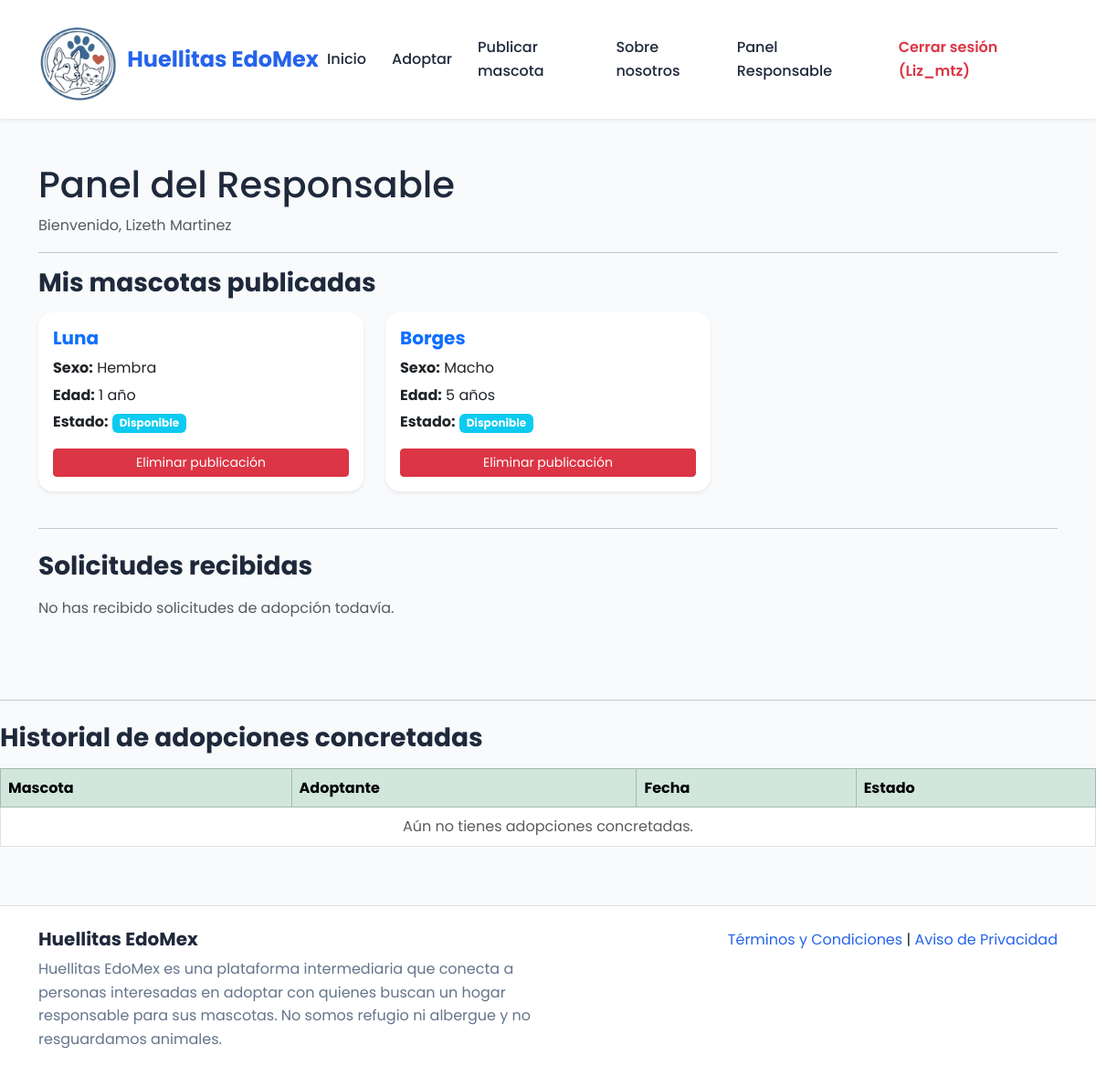
/panel/responsable/ (signed in), run on the app's committed database.
### principal/models.py (models this page shows, shortened)
class Usuario(AbstractUser):
    ROLES_CHOICES = [
        ('ADMIN_SISTEMA', 'Administrador del Sistema'),
        ('RESPONSABLE', 'Responsable (Publicador)'),
        ('INTERESADO', 'Interesado (Adoptante)'),
    ]
    first_name = models.CharField(max_length=150, verbose_name="Nombre")
    last_name = models.CharField(max_length=150, verbose_name="Apellido")
    role = models.CharField(max_length=20, choices=ROLES_CHOICES, default='INTERESADO', verbose_name="Rol en el Sistema")
    fecha_registro = models.DateTimeField(auto_now_add=True, verbose_name="Fecha de Registro")
    ultima_publicacion = models.DateTimeField(
        null=True,
        blank=True,
        verbose_name="Última publicación"
    )
    ubicacion = models.ForeignKey(Ubicacion, on_delete=models.SET_NULL, null=True, blank=True, verbose_name="Ubicación")

class Mascota(models.Model):
    SEXO_CHOICES = [
        ('Macho', 'Macho'),
        ('Hembra', 'Hembra'),
    ]
    ESTADO_CHOICES = [
        ('Pendiente', 'Pendiente de Aprobación'),
        ('Disponible', 'Disponible'),
        ('Rechazada', 'Rechazada'),
        ('Adoptada', 'Adoptada'),
        ('Cancelada', 'Cancelada por el responsable'),
    ]
    id_mascota = models.AutoField(primary_key=True)
    nombre = models.CharField(max_length=100, verbose_name="Nombre de la Mascota")
    especie = models.ForeignKey(Especie, on_delete=models.CASCADE, verbose_name="Especie")
    responsable = models.ForeignKey(Usuario, on_delete=models.CASCADE, verbose_name="Responsable")
    ubicacion = models.ForeignKey(Ubicacion, on_delete=models.SET_NULL, null=True, blank=True, verbose_name="Municipio")
    esterilizado = models.BooleanField(default=False, verbose_name="¿Esterilizado?")
    vacunado = models.BooleanField(default=False, verbose_name="¿Vacunado?")
    fecha_nacimiento_aproximada = models.DateField(null=True, blank=True, verbose_name="Fecha Nacimiento Aproximada")
    edad_aproximada = models.CharField(max_length=50, verbose_name="Edad Aproximada")
    sexo = models.CharField(max_length=10, choices=SEXO_CHOICES, verbose_name="Sexo")
    fecha_publicacion = models.DateTimeField(auto_now_add=True, verbose_name="Fecha de Publicación")
    estado_publicacion = models.CharField(max_length=20, choices=ESTADO_CHOICES, default='Pendiente', verbose_name="Estado de Publicación")
    detalles = models.TextField(blank=True, null=True)

### principal/views.py (the view)
# urls.py: path('panel/responsable/', views.panel_responsable, name='panel_responsable'),
@login_required
def panel_responsable(request):
    if request.user.role != 'RESPONSABLE':
        return redirect('inicio')
    mascotas = Mascota.objects.filter(responsable=request.user)
    solicitudes = SolicitudAdopcion.objects.filter(
        mascota__responsable=request.user
    )
    historial_adopciones = SolicitudAdopcion.objects.filter(
        mascota__responsable=request.user,
        estado_solicitud='Aceptada'
    ).order_by('-fecha_solicitud')
    return render(request, 'panel_responsable.html', {
        'mascotas': mascotas,
        'solicitudes': solicitudes,
        'historial_adopciones': historial_adopciones
    })

### principal/templates/panel_responsable.html (shortened to what this page needs)
{% extends 'base.html' %}
{% block content %}
<section class="container py-5">
    <h1>Panel del Responsable</h1>
    <p class="text-muted">Bienvenido, {{ request.user.first_name }} {{ request.user.last_name }}</p>
    <hr>
    <h3 class="mb-3 fw-bold">Mis mascotas publicadas</h3>
    <div class="row">
        {% for mascota in mascotas %}
            <div class="col-md-4 mb-3">
                <div class="card p-3 shadow-sm h-100">
                    <h5 class="fw-bold text-primary">{{ mascota.nombre }}</h5>
                    <p class="mb-1"><strong>Sexo:</strong> {{ mascota.sexo }}</p>
                    <p class="mb-1"><strong>Edad:</strong> {{ mascota.edad_aproximada }}</p>
                    <p class="mb-0"><strong>Estado:</strong> <span class="badge bg-info">{{ mascota.estado_publicacion }}</span></p>
                    {% if mascota.estado_publicacion != "Cancelada" and mascota.estado_publicacion != "Adoptada" %}
                    <form method="post"
                          action="{% url 'eliminar_publicacion' mascota.id_mascota %}"
                          class="mt-3">
                        <button
                            type="submit"
                            class="btn btn-danger btn-sm w-100"
                            onclick="return confirm('¿Estás seguro de eliminar esta publicación?')">
                            Eliminar publicación
                        </button>
                    </form>
                    {% endif %}
                </div>
            </div>
        {% empty %}
            <div class="col-12"><p class="text-muted">No has publicado mascotas aún.</p></div>
        {% endfor %}
    </div>
    <hr class="my-4">
    <h3 class="mb-3 fw-bold">Solicitudes recibidas</h3>
    {% for solicitud in solicitudes %}
        <div class="card mb-3 p-3 shadow-sm border-start border-primary border-4">
            <p class="mb-1"><strong>Mascota:</strong> {{ solicitud.mascota.nombre }}</p>
            <p class="mb-1"><strong>Interesado:</strong> {{ solicitud.interesado.first_name }} {{ solicitud.interesado.last_name }} ({{ solicitud.interesado.username }})</p>
            <p class="mb-1"><strong>Mensaje:</strong> {{ solicitud.mensaje }}</p>
            <p class="mb-2"><strong>Estado:</strong> <span class="badge bg-warning text-dark">{{ solicitud.estado_solicitud }}</span></p>
            <div class="mb-3">
                <a href="{% url 'detalle_solicitud' solicitud.id_solicitud %}"
                   class="btn btn-primary btn-sm">
                   <i class="bi bi-eye-fill"></i>
                   Ver solicitud completa
                </a>
            </div>
            {% if solicitud.estado_solicitud == 'Pendiente' %}
                <div class="mt-2">
                    <a href="{% url 'aceptar_solicitud' solicitud.id_solicitud %}" class="btn btn-success btn-sm me-2">Aceptar</a>
                    <a href="{% url 'rechazar_solicitud' solicitud.id_solicitud %}" class="btn btn-danger btn-sm">Rechazar</a>
                </div>
            {% endif %}
        </div>
    {% empty %}
        <p class="text-muted">No has recibido solicitudes de adopción todavía.</p>
    {% endfor %}
</section>
<hr class="my-4">
<h3 class="mb-3 fw-bold">Historial de adopciones concretadas</h3>
<div class="table-responsive">
    <table class="table table-bordered table-hover align-middle">
        <thead class="table-success">
            <tr>
                <th>Mascota</th>
                <th>Adoptante</th>
                <th>Fecha</th>
                <th>Estado</th>
            </tr>
        </thead>
        <tbody>
            {% for adopcion in historial_adopciones %}
            <tr>
                <td>{{ adopcion.mascota.nombre }}</td>
                <td>
                    {{ adopcion.interesado.first_name }}
                    {{ adopcion.interesado.last_name }}
                </td>
                <td>{{ adopcion.fecha_solicitud|date:"d/m/Y" }}</td>
                <td>
                    <span class="badge bg-success">
                        Adopción concretada
                    </span>
                </td>
            </tr>
            {% empty %}
            <tr>
                <td colspan="4" class="text-center text-muted">
                    Aún no tienes adopciones concretadas.
                </td>
            </tr>
            {% endfor %}
        </tbody>
    </table>
</div>
{% endblock %}

### principal/templates/base.html (shortened to what this page needs)
{% load static %}
<!DOCTYPE html>
<html lang="es">
<head>
    <link href="https://cdn.jsdelivr.net/npm/bootstrap@5.3.7/dist/css/bootstrap.min.css" rel="stylesheet">
    <link rel="stylesheet" href="https://cdn.jsdelivr.net/npm/bootstrap-icons@1.11.3/font/bootstrap-icons.min.css">
    <link rel="stylesheet" href="{% static 'css/style.css' %}">
</head>
<body>
    <nav class="navbar navbar-expand-lg navbar-light shadow-sm">
        <div class="container">
            <a class="navbar-brand d-flex align-items-center" href="{% url 'inicio' %}">
                <img src="{% static 'img/logo/logo.png' %}" alt="Logo" width="90" height="90" class="me-2">
                Huellitas EdoMex
            </a>
            <div class="collapse navbar-collapse" id="menu">
                <ul class="navbar-nav ms-auto align-items-lg-center">
                    <li class="nav-item">
                        <a class="nav-link" href="{% url 'inicio' %}">Inicio</a>
                    </li>
                    <li class="nav-item">
                        <a class="nav-link" href="{% url 'adoptar' %}">Adoptar</a>
                    </li>
                    <li class="nav-item">
                        <a class="nav-link" href="{% url 'publicar' %}">Publicar mascota</a>
                    </li>
                    <li class="nav-item">
                        <a class="nav-link" href="{% url 'sobre' %}">Sobre nosotros</a>
                    </li>
                    {% if user.is_authenticated %}
                        {% if user.role == "RESPONSABLE" %}
                            <li class="nav-item">
                                <a class="nav-link" href="{% url 'panel_responsable' %}">
                                    Panel Responsable
                                </a>
                            </li>
                        {% endif %}
                        <li class="nav-item ms-lg-3">
                            <a class="nav-link text-danger fw-semibold" href="{% url 'logout' %}">
                                Cerrar sesión ({{ user.username }})
                            </a>
                        </li>
                    {% endif %}
                </ul>
            </div>
        </div>
    </nav>
    <main>
        {% block content %}
        {% endblock %}
    </main>
    <footer class="footer mt-5">
        <div class="container py-4">
            <div class="row">
                <div class="col-md-6">
                    <h5>Huellitas EdoMex</h5>
                    <p>
                        Huellitas EdoMex es una plataforma intermediaria que conecta a personas interesadas en adoptar con quienes buscan un hogar responsable para sus mascotas. No somos refugio ni albergue y no resguardamos animales.
                    </p>
                </div>
                <div class="col-md-6 text-md-end">
                    <a href="{% url 'terminos' %}" aria-label="Términos y condiciones">Términos y Condiciones</a> |
                    <a href="{% url 'privacidad' %}" aria-label="Aviso de privacidad">Aviso de Privacidad</a>
                </div>
            </div>
        </div>
    </footer>
</body>
</html>

### principal/static/css/style.css (style rules this page uses)
:root { --primary: #2563EB; --primary-hover: #1D4ED8; --secondary: #F97316; --secondary-hover: #EA580C; --success: #22C55E; --warning: #FACC15; --danger: #DC2626; --info: #0EA5E9; --background: #F8FAFC; --section-bg: #F1F5F9; --card-bg: #FFFFFF; --text-primary: #1E293B; --text-secondary: #64748B; --text-light: #FFFFFF; --radius-sm: 8px; --radius-md: 12px; --radius-lg: 16px; --shadow-sm: 0 2px 8px rgba(0, 0, 0, 0.08); --shadow-md: 0 8px 20px rgba(0, 0, 0, 0.12); }
* { margin: 0; padding: 0; box-sizing: border-box; }
html { scroll-behavior: smooth; }
body { font-family: "Poppins", sans-serif; background: var(--background); color: var(--text-primary); line-height: 1.6; }
a { text-decoration: none; transition: .3s; }
.navbar { background: white; padding: 15px 0; box-shadow: var(--shadow-sm); }
.navbar-brand { color: var(--primary); font-size: 1.5rem; font-weight: 700; }
.nav-link { color: var(--text-primary); font-weight: 500; margin-left: 12px; }
.card { border: none; border-radius: var(--radius-lg); box-shadow: var(--shadow-sm); transition: .3s; }
.footer { background: white; margin-top: 80px; border-top: 1px solid #ddd; }
.footer h5 { font-weight: 700; }
.footer p { color: var(--text-secondary); }
.footer a { color: var(--primary); }
img { max-width: 100%; display: block; }
.card { overflow:hidden; }
.btn, .nav-link, .card { transition: all 0.3s ease; }
.btn, .card, .nav-link { transition:all .3s ease; }

### data on the page
Usuario: username "Liz_mtz", user.first_name "Lizeth", user.last_name "Martinez"
Mascota: nombre "Luna", sexo "Hembra", edad_aproximada "1 año", estado_publicacion "Disponible", shows "Eliminar publicación"
Mascota: nombre "Borges", sexo "Macho", edad_aproximada "5 años", estado_publicacion "Disponible", shows "Eliminar publicación"
